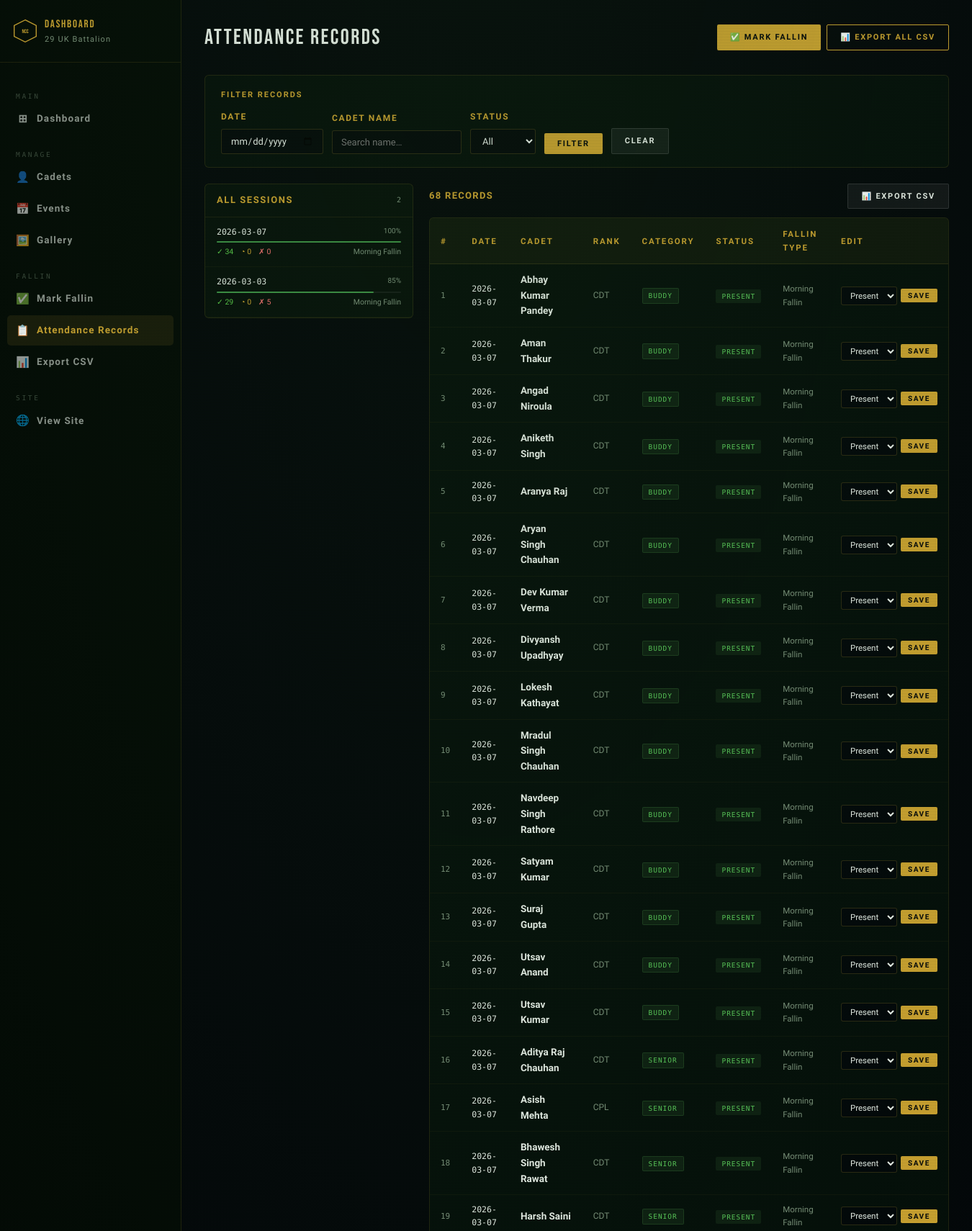
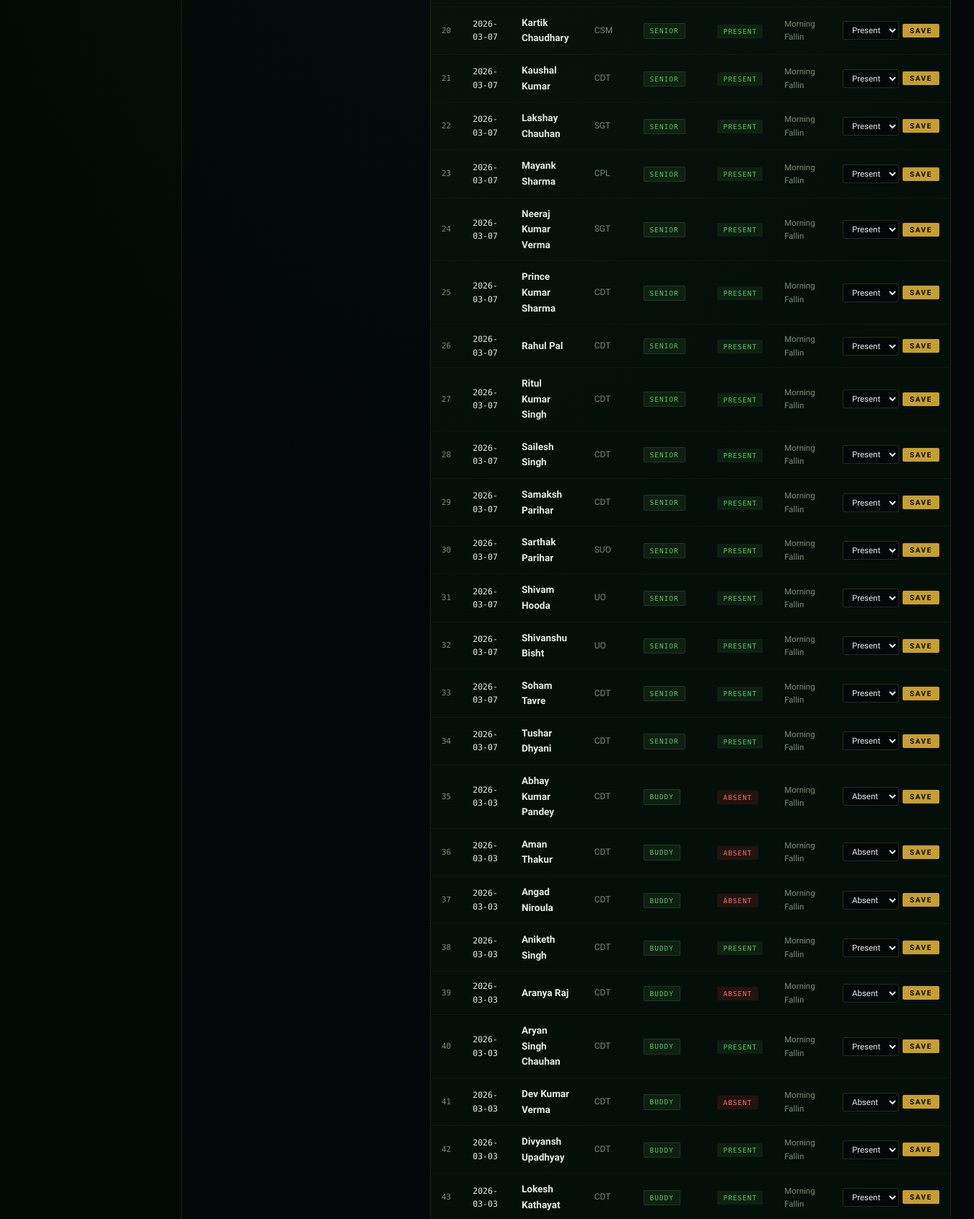
Page /command-center/attendance/records (signed in, upper part) on the committed database (2 pictures, top to bottom).
### tables this page shows
CREATE TABLE attendance (
    id          INTEGER PRIMARY KEY AUTOINCREMENT,
    cadet_id    INTEGER NOT NULL REFERENCES cadets(id) ON DELETE CASCADE,
    date        TEXT    NOT NULL,
    status      TEXT    DEFAULT 'present',
    fallin_type TEXT,
    notes       TEXT,
    marked_at   TEXT    DEFAULT (datetime('now')),
    UNIQUE(cadet_id, date)
);

CREATE TABLE cadets (
    id              INTEGER PRIMARY KEY AUTOINCREMENT,
    name            TEXT    NOT NULL,
    rank            TEXT    NOT NULL DEFAULT 'Cadet',
    roll_number     TEXT    UNIQUE,
    batch           TEXT    NOT NULL,
    branch          TEXT,
    chest_number    TEXT,
    photo           TEXT,
    bio             TEXT,
    is_rank_holder  INTEGER DEFAULT 0,
    rank_position   TEXT,
    active          INTEGER DEFAULT 1,
    created_at      TEXT    DEFAULT (datetime('now'))
, ncc_year TEXT DEFAULT '', category TEXT DEFAULT 'Senior');

### app.py (the view, shortened to what this page needs)
@app.route('/command-center/attendance/records')
@admin_required
def admin_att_records():
    f_date   = request.args.get('date','')
    f_cadet  = request.args.get('cadet','')
    f_status = request.args.get('status','')
    all_dates = query("""
        SELECT date,
               COUNT(*)                                             AS total,
               SUM(CASE WHEN status='present' THEN 1 ELSE 0 END)   AS present_count,
               SUM(CASE WHEN status='absent'  THEN 1 ELSE 0 END)   AS absent_count,
               SUM(CASE WHEN status='late'    THEN 1 ELSE 0 END)   AS late_count,
               MAX(fallin_type)                                     AS fallin_type
        FROM attendance GROUP BY date ORDER BY date DESC
    """)
    sql  = """SELECT c.name, c.rank, c.chest_number, c.roll_number, c.category,
                     a.status, a.fallin_type, a.marked_at, a.date, a.id AS att_id
              FROM attendance a JOIN cadets c ON c.id=a.cadet_id WHERE 1=1"""
    args = []
    if f_date:   sql += " AND a.date=?";     args.append(f_date)
    if f_cadet:  sql += " AND c.name LIKE ?"; args.append(f'%{f_cadet}%')
    if f_status: sql += " AND a.status=?";   args.append(f_status)
    sql += " ORDER BY a.date DESC, c.category, c.name LIMIT 200"
    detail_rows = query(sql, args)
    stats = None
    cadets_list = query("SELECT id,name FROM cadets WHERE active=1 ORDER BY name")
    return render_template('admin/att_records.html',
        all_dates=all_dates, detail_rows=detail_rows,
        f_date=f_date, f_cadet=f_cadet, f_status=f_status,
        stats=stats, cadets_list=cadets_list)

### app.py (called while the page is built)
def get_db():
    if 'db' not in g:
        g.db = sqlite3.connect(DB_PATH)
        g.db.row_factory = sqlite3.Row
        g.db.execute("PRAGMA foreign_keys = ON")
    return g.db

def query(sql, args=(), one=False):
    cur = get_db().execute(sql, args)
    rv  = cur.fetchall()
    return (rv[0] if rv else None) if one else rv

def admin_required(f):
    @wraps(f)
    def dec(*a, **kw):
        if not session.get('admin_id'):
            return redirect(url_for('admin_login'))
        return f(*a, **kw)
    return dec

### templates/admin/att_records.html (shortened to what this page needs)
{% extends 'admin/base.html' %}
{% block content %}
<div class="adm-topbar">
  <div class="adm-pg-title">Attendance Records</div>
  <div style="display:flex;gap:8px">
    <a href="{{ url_for('admin_attendance') }}" class="btn btn-gold btn-sm">✅ Mark Fallin</a>
    <a href="{{ url_for('admin_export', date=f_date) }}" class="btn btn-outline btn-sm">📊 Export{% if f_date %} {{ f_date }}{% else %} All{% endif %} CSV</a>
  </div>
</div>
<div style="background:rgba(8,20,10,.6);border:1px solid rgba(200,168,60,.14);border-radius:6px;padding:18px 22px;margin-bottom:22px">
  <div style="font-family:'Rajdhani',sans-serif;font-size:11px;font-weight:700;letter-spacing:.18em;text-transform:uppercase;color:var(--gold);margin-bottom:12px">Filter Records</div>
  <form method="GET" action="{{ url_for('admin_att_records') }}" style="display:flex;gap:12px;flex-wrap:wrap;align-items:flex-end">
    <div class="fld" style="margin:0">
      <label>Date</label>
      <input type="date" name="date" value="{{ f_date }}"
        style="background:rgba(4,8,10,.8);border:1px solid rgba(200,168,60,.2);border-radius:3px;padding:8px 12px;color:var(--white);font-family:var(--f-body);font-size:13px;outline:none">
    </div>
    <div class="fld" style="margin:0">
      <label>Cadet Name</label>
      <input type="text" name="cadet" value="{{ f_cadet }}" placeholder="Search name…"
        style="background:rgba(4,8,10,.8);border:1px solid rgba(200,168,60,.2);border-radius:3px;padding:8px 12px;color:var(--white);font-family:var(--f-body);font-size:13px;outline:none;width:180px">
    </div>
    <div class="fld" style="margin:0">
      <label>Status</label>
      <select name="status" style="background:rgba(4,8,10,.8);border:1px solid rgba(200,168,60,.2);border-radius:3px;padding:8px 12px;color:var(--white);font-family:var(--f-body);font-size:13px;outline:none">
        <option value="" {% if not f_status %}selected{% endif %}>All</option>
      </select>
    </div>
    <button type="submit" class="btn btn-gold btn-sm">Filter</button>
    <a href="{{ url_for('admin_att_records') }}" class="btn btn-ghost btn-sm">Clear</a>
  </form>
</div>
<div style="display:grid;grid-template-columns:290px 1fr;gap:22px;align-items:start">
  <div style="background:rgba(8,20,10,.7);border:1px solid rgba(200,168,60,.14);border-radius:6px;overflow:hidden">
    <div style="padding:12px 16px;border-bottom:1px solid rgba(200,168,60,.1);display:flex;justify-content:space-between;align-items:center">
      <span style="font-family:'Rajdhani',sans-serif;font-size:13px;font-weight:700;color:var(--gold);letter-spacing:.12em;text-transform:uppercase">All Sessions</span>
      <span style="font-family:'Share Tech Mono',monospace;font-size:10px;color:var(--muted)">{{ all_dates|length }}</span>
    </div>
    <div style="max-height:580px;overflow-y:auto">
      {% for row in all_dates %}
      {% set pct = ((row['present_count']/row['total'])*100)|round(0)|int if row['total']>0 else 0 %}
      <a href="{{ url_for('admin_att_records', date=row['date'], cadet=f_cadet, status=f_status) }}"
        style="display:block;padding:11px 16px;border-bottom:1px solid rgba(200,168,60,.05);transition:background .15s;background:{% if f_date==row['date'] %}rgba(200,168,60,.08){% else %}transparent{% endif %};text-decoration:none">
        <div style="display:flex;justify-content:space-between;margin-bottom:4px">
          <span style="font-family:'Share Tech Mono',monospace;font-size:11.5px;color:{% if f_date==row['date'] %}var(--gold){% else %}var(--white){% endif %}">{{ row['date'] }}</span>
          <span style="font-size:10px;color:var(--muted)">{{ pct }}%</span>
        </div>
        <div style="height:2.5px;background:rgba(255,255,255,.06);border-radius:2px;margin-bottom:5px">
          <div style="height:100%;width:{{ pct }}%;background:var(--green-hi);border-radius:2px"></div>
        </div>
        <div style="display:flex;gap:10px;font-size:10.5px">
          <span style="color:#5ac84a">✓ {{ row['present_count'] }}</span>
          <span style="color:var(--gold)">◔ {{ row['late_count'] }}</span>
          <span style="color:#f07070">✗ {{ row['absent_count'] }}</span>
          <span style="color:var(--muted);margin-left:auto">{{ row['fallin_type'] or '—' }}</span>
        </div>
      </a>
      {% else %}
      <div style="padding:24px;text-align:center;color:var(--muted);font-size:13px">No records yet.</div>
      {% endfor %}
    </div>
  </div>
  <div>
    {% if detail_rows %}
    <div style="display:flex;justify-content:space-between;align-items:center;margin-bottom:12px">
      <span style="font-family:'Rajdhani',sans-serif;font-size:13px;font-weight:700;color:var(--gold);letter-spacing:.1em;text-transform:uppercase">
        {% if f_date %}{{ f_date }} — {% endif %}{{ detail_rows|length }} Record{{ 's' if detail_rows|length!=1 else '' }}
      </span>
      <a href="{{ url_for('admin_export', date=f_date) }}" class="btn btn-ghost btn-sm">📊 Export CSV</a>
    </div>
    <div class="adm-tw">
      <table class="adm-table">
        <thead>
          <tr><th>#</th><th>Date</th><th>Cadet</th><th>Rank</th><th>Category</th><th>Status</th><th>Fallin Type</th><th>Edit</th></tr>
        </thead>
        <tbody>
          {% for r in detail_rows %}
          <tr>
            <td style="font-family:var(--f-mono);font-size:11px;color:var(--muted)">{{ loop.index }}</td>
            <td style="font-family:var(--f-mono);font-size:11.5px">{{ r['date'] }}</td>
            <td style="font-weight:600">{{ r['name'] }}</td>
            <td style="font-size:12px;color:var(--muted)">{{ r['rank'] }}</td>
            <td><span class="sbadge sbadge-active">{{ r['category'] or '—' }}</span></td>
            <td>
              <span class="sbadge sbadge-{{ r['status'] }}">{{ r['status']|title }}</span>
            </td>
            <td style="font-size:11.5px;color:var(--muted)">{{ r['fallin_type'] or '—' }}</td>
            <td>
              <form method="POST" action="{{ url_for('admin_edit_attendance', att_id=r['att_id']) }}" style="display:flex;gap:5px;align-items:center">
                <select name="status" style="background:rgba(4,8,10,.9);border:1px solid rgba(200,168,60,.2);border-radius:3px;padding:4px 8px;color:var(--white);font-size:11.5px;outline:none">
                  <option value="present" {% if r['status']=='present' %}selected{% endif %}>Present</option>
                  <option value="absent"  {% if r['status']=='absent'  %}selected{% endif %}>Absent</option>
                </select>
                <button type="submit" class="btn btn-gold btn-sm" style="padding:4px 10px;font-size:10px">Save</button>
              </form>
            </td>
          </tr>
          {% endfor %}
        </tbody>
      </table>
    </div>
    {% elif f_date or f_cadet or f_status %}
    <div style="text-align:center;padding:50px;color:var(--muted);border:1px dashed rgba(200,168,60,.14);border-radius:6px">
      <p style="font-size:14px">No records match your filters.</p>
    </div>
    {% endif %}
  </div>
</div>
{% endblock %}

### static/css/main.css (style rules this page uses)
:root { --black: #04080a; --deep: #060f0a; --surface: #0b1a10; --surface2: #0f2215; --border: rgba(180,150,50,0.18); --border-hi: rgba(200,168,60,0.55); --gold: #c8a030; --gold-lt: #e8c84a; --gold-dim: #7a6020; --green: #1e4a22; --green-mid: #2a6630; --green-hi: #3d8f45; --white: #e8efe8; --muted: #7a907a; --danger: #b02020; --nav-h: 68px; --glass: rgba(8,20,10,0.72); --glass2: rgba(12,28,15,0.88); --f-display: 'Bebas Neue', sans-serif; --f-ui: 'Rajdhani', sans-serif; --f-body: 'Exo 2', sans-serif; --f-mono: 'Share Tech Mono', monospace; }
*,*::before,*::after { box-sizing:border-box;margin:0;padding:0 }
html { scroll-behavior:smooth }
body { font-family:var(--f-body); background:var(--black); color:var(--white); min-height:100vh; overflow-x:hidden; line-height:1.6; }
a { text-decoration:none;color:inherit }
button,input,select,textarea { font-family:inherit }
body::before { content:'';position:fixed;inset:0;z-index:9999;pointer-events:none; background:repeating-linear-gradient(0deg,transparent,transparent 3px, rgba(0,12,0,.03) 3px,rgba(0,12,0,.03) 4px); }
body::after { content:'';position:fixed;inset:0;z-index:9998;pointer-events:none; background:radial-gradient(ellipse 80% 60% at 50% -10%,rgba(40,90,40,.15),transparent); }
.btn { font-family:var(--f-ui);font-size:13px;font-weight:700;letter-spacing:.16em;text-transform:uppercase;padding:12px 30px;border-radius:2px;cursor:pointer;transition:all .22s;display:inline-flex;align-items:center;gap:8px;border:none }
.btn-gold { background:var(--gold);color:#05090a }
.btn-outline { background:transparent;border:1px solid var(--gold);color:var(--gold) }
.btn-ghost { background:rgba(255,255,255,.06);border:1px solid rgba(255,255,255,.12);color:var(--white) }
.btn-sm { font-size:11px;padding:8px 18px }

### static/css/admin.css (style rules this page uses)
.adm-topbar { display:flex;align-items:center;justify-content:space-between; margin-bottom:28px; }
.adm-pg-title { font-family:'Bebas Neue',sans-serif;font-size:30px; letter-spacing:.08em;color:var(--white); }
.adm-tw { background:rgba(8,20,10,.6);border:1px solid rgba(200,168,60,.14); border-radius:6px;overflow:hidden; }
.adm-table { width:100%;border-collapse:collapse }
.adm-table th { font-family:'Rajdhani',sans-serif;font-size:11.5px;font-weight:700; letter-spacing:.16em;text-transform:uppercase;color:var(--gold); padding:13px 15px;background:rgba(200,168,60,.05); border-bottom:1px solid rgba(200,168,60,.14);text-align:left; }
.adm-table td { padding:11px 15px;border-bottom:1px solid rgba(200,168,60,.05); font-size:13.5px;color:var(--white); }
.fld { margin-bottom:18px }
.fld label { display:block; font-family:'Rajdhani',sans-serif;font-size:12px;font-weight:700; letter-spacing:.14em;text-transform:uppercase;color:var(--gold);margin-bottom:7px; }
.fld input,.fld select,.fld textarea { width:100%;background:rgba(4,8,10,.8); border:1px solid rgba(200,168,60,.2);border-radius:3px; padding:9px 13px;font-family:'Exo 2',sans-serif;font-size:13.5px; color:var(--white);outline:none;transition:border-color .2s; }
.fld select option { background:#04080a }
.sbadge { display:inline-block;font-family:'Share Tech Mono',monospace; font-size:9.5px;padding:2px 8px;border-radius:2px;letter-spacing:.1em;text-transform:uppercase; }
.sbadge-active { background:rgba(50,100,50,.2);border:1px solid rgba(50,100,50,.4);color:#5ac85a }
.sbadge-present { background:rgba(50,100,50,.2);color:#5ac85a }
.sbadge-absent { background:rgba(160,30,30,.2);color:#f07070 }

### rows in the picture
attendance: date "2026-03-07", name "Abhay Kumar Pandey", rank "CDT", category "BUDDY", status "PRESENT", fallin_type "Morning Fallin", status "Present"
attendance: date "2026-03-07", name "Aman Thakur", rank "CDT", category "BUDDY", status "PRESENT", fallin_type "Morning Fallin", status "Present"
attendance: date "2026-03-07", name "Angad Niroula", rank "CDT", category "BUDDY", status "PRESENT", fallin_type "Morning Fallin", status "Present"
attendance: date "2026-03-07", name "Aniketh Singh", rank "CDT", category "BUDDY", status "PRESENT", fallin_type "Morning Fallin", status "Present"
attendance: date "2026-03-07", name "Aranya Raj", rank "CDT", category "BUDDY", status "PRESENT", fallin_type "Morning Fallin", status "Present"
attendance: date "2026-03-07", name "Aryan Singh Chauhan", rank "CDT", category "BUDDY", status "PRESENT", fallin_type "Morning Fallin", status "Present"
attendance: date "2026-03-07", name "Dev Kumar Verma", rank "CDT", category "BUDDY", status "PRESENT", fallin_type "Morning Fallin", status "Present"
attendance: date "2026-03-07", name "Divyansh Upadhyay", rank "CDT", category "BUDDY", status "PRESENT", fallin_type "Morning Fallin", status "Present"
attendance: date "2026-03-07", name "Lokesh Kathayat", rank "CDT", category "BUDDY", status "PRESENT", fallin_type "Morning Fallin", status "Present"
attendance: date "2026-03-07", name "Mradul Singh Chauhan", rank "CDT", category "BUDDY", status "PRESENT", fallin_type "Morning Fallin", status "Present"
attendance: date "2026-03-07", name "Navdeep Singh Rathore", rank "CDT", category "BUDDY", status "PRESENT", fallin_type "Morning Fallin", status "Present"
attendance: date "2026-03-07", name "Satyam Kumar", rank "CDT", category "BUDDY", status "PRESENT", fallin_type "Morning Fallin", status "Present"
attendance: date "2026-03-07", name "Suraj Gupta", rank "CDT", category "BUDDY", status "PRESENT", fallin_type "Morning Fallin", status "Present"
attendance: date "2026-03-07", name "Utsav Anand", rank "CDT", category "BUDDY", status "PRESENT", fallin_type "Morning Fallin", status "Present"
attendance: date "2026-03-07", name "Utsav Kumar", rank "CDT", category "BUDDY", status "PRESENT", fallin_type "Morning Fallin", status "Present"
attendance: date "2026-03-07", name "Aditya Raj Chauhan", rank "CDT", category "SENIOR", status "PRESENT", fallin_type "Morning Fallin", status "Present"
attendance: date "2026-03-07", name "Asish Mehta", rank "CPL", category "SENIOR", status "PRESENT", fallin_type "Morning Fallin", status "Present"
attendance: date "2026-03-07", name "Bhawesh Singh Rawat", rank "CDT", category "SENIOR", status "PRESENT", fallin_type "Morning Fallin", status "Present"
attendance: date "2026-03-07", name "Harsh Saini", rank "CDT", category "SENIOR", status "PRESENT", fallin_type "Morning Fallin", status "Present"
attendance: date "2026-03-07", name "Kartik Chaudhary", rank "CSM", category "SENIOR", status "PRESENT", fallin_type "Morning Fallin", status "Present"
attendance: date "2026-03-07", name "Kaushal Kumar", rank "CDT", category "SENIOR", status "PRESENT", fallin_type "Morning Fallin", status "Present"
attendance: date "2026-03-07", name "Lakshay Chauhan", rank "SGT", category "SENIOR", status "PRESENT", fallin_type "Morning Fallin", status "Present"
attendance: date "2026-03-07", name "Mayank Sharma", rank "CPL", category "SENIOR", status "PRESENT", fallin_type "Morning Fallin", status "Present"
attendance: date "2026-03-07", name "Neeraj Kumar Verma", rank "SGT", category "SENIOR", status "PRESENT", fallin_type "Morning Fallin", status "Present"
attendance: date "2026-03-07", name "Prince Kumar Sharma", rank "CDT", category "SENIOR", status "PRESENT", fallin_type "Morning Fallin", status "Present"
attendance: date "2026-03-07", name "Rahul Pal", rank "CDT", category "SENIOR", status "PRESENT", fallin_type "Morning Fallin", status "Present"
attendance: date "2026-03-07", name "Ritul Kumar Singh", rank "CDT", category "SENIOR", status "PRESENT", fallin_type "Morning Fallin", status "Present"
attendance: date "2026-03-07", name "Sailesh Singh", rank "CDT", category "SENIOR", status "PRESENT", fallin_type "Morning Fallin", status "Present"
attendance: date "2026-03-07", name "Samaksh Parihar", rank "CDT", category "SENIOR", status "PRESENT", fallin_type "Morning Fallin", status "Present"
attendance: date "2026-03-07", name "Sarthak Parihar", rank "SUO", category "SENIOR", status "PRESENT", fallin_type "Morning Fallin", status "Present"
attendance: date "2026-03-07", name "Shivam Hooda", rank "UO", category "SENIOR", status "PRESENT", fallin_type "Morning Fallin", status "Present"
attendance: date "2026-03-07", name "Shivanshu Bisht", rank "UO", category "SENIOR", status "PRESENT", fallin_type "Morning Fallin", status "Present"
attendance: date "2026-03-07", name "Soham Tavre", rank "CDT", category "SENIOR", status "PRESENT", fallin_type "Morning Fallin", status "Present"
attendance: date "2026-03-07", name "Tushar Dhyani", rank "CDT", category "SENIOR", status "PRESENT", fallin_type "Morning Fallin", status "Present"
attendance: date "2026-03-03", name "Abhay Kumar Pandey", rank "CDT", category "BUDDY", status "ABSENT", fallin_type "Morning Fallin", status "Absent"
attendance: date "2026-03-03", name "Aman Thakur", rank "CDT", category "BUDDY", status "ABSENT", fallin_type "Morning Fallin", status "Absent"
attendance: date "2026-03-03", name "Angad Niroula", rank "CDT", category "BUDDY", status "ABSENT", fallin_type "Morning Fallin", status "Absent"
attendance: date "2026-03-03", name "Aniketh Singh", rank "CDT", category "BUDDY", status "PRESENT", fallin_type "Morning Fallin", status "Present"
attendance: date "2026-03-03", name "Aranya Raj", rank "CDT", category "BUDDY", status "ABSENT", fallin_type "Morning Fallin", status "Absent"
attendance: date "2026-03-03", name "Aryan Singh Chauhan", rank "CDT", category "BUDDY", status "PRESENT", fallin_type "Morning Fallin", status "Present"
attendance: date "2026-03-03", name "Dev Kumar Verma", rank "CDT", category "BUDDY", status "ABSENT", fallin_type "Morning Fallin", status "Absent"
attendance: date "2026-03-03", name "Divyansh Upadhyay", rank "CDT", category "BUDDY", status "PRESENT", fallin_type "Morning Fallin", status "Present"
attendance: date "2026-03-03", name "Lokesh Kathayat", rank "CDT", category "BUDDY", status "PRESENT", fallin_type "Morning Fallin", status "Present"

### other values in the picture
{{ all_dates|length }} "2"
{{ row['date'] }} "2026-03-07" "2026-03-03"
{{ pct }} "100" "85"
{{ row['present_count'] }} "34" "29"
{{ row['late_count'] }} "0" "0"
{{ row['absent_count'] }} "0" "5"
{{ row['fallin_type'] or '—' }} "Morning Fallin" "Morning Fallin"
{{ detail_rows|length }} "68"
{{ 's' if detail_rows|length!=1 else '' }} "S"
